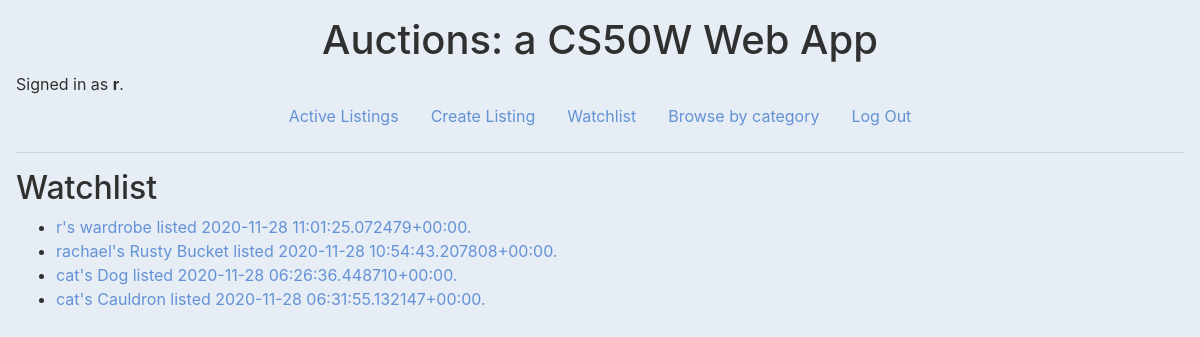
Page /watchlist (signed in) on the earlier database version.
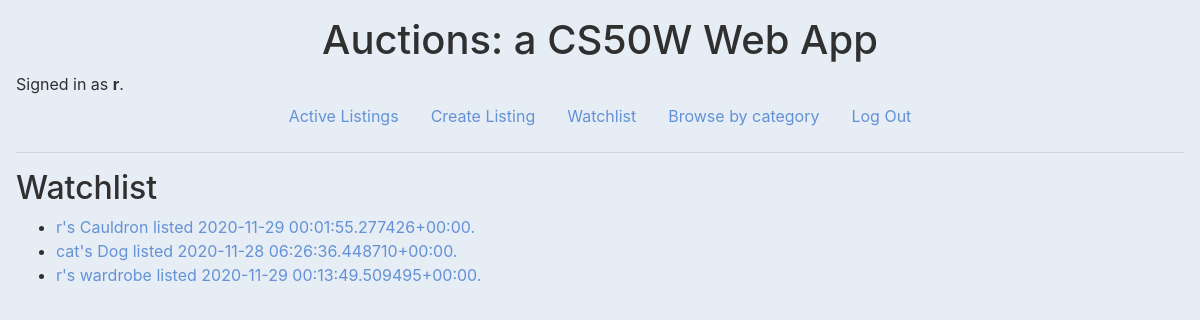
Same page on the later database version.
### auctions/models.py (models this page shows, shortened)
class Watchlist(models.Model):
    currentUser = models.ForeignKey(User, on_delete=models.CASCADE, related_name="current_user")
    itemWatch = models.ForeignKey(Listing, on_delete=models.CASCADE, related_name="watch_item")

class Listing(models.Model):
    name = models.CharField(max_length=150, default="Item name")
    owner = models.ForeignKey(User, on_delete=models.CASCADE, related_name="owner_id", null=True, blank=True)
    description = models.TextField(blank=True)
    startBid = models.IntegerField(default=0)
    imgSrc = models.URLField(blank=True)
    Q = 'Q'
    F = 'F'
    T = 'T'
    E = 'E'
    H = 'H'
    O = 'O'
    CATEGORY_CHOICES = [
        (Q, 'Quick sell'),
        (F, 'Fashion'),
        (T, 'Toys'),
        (E, 'Electronics'),
        (H, 'Home'),
        (O, 'Other')
    ]
    category = models.CharField(max_length=11, choices=CATEGORY_CHOICES)
    datePosted = models.DateTimeField(auto_now=True)
    isOpen = models.BooleanField(default=True)
    def __str__(self):
        return f"{self.owner}'s {self.name} listed {self.datePosted}."

class User(AbstractUser):
    pass

### auctions/views.py (the view)
# urls.py: path("watchlist", views.watchlist, name="watchlist"),
@login_required
def watchlist(request):
    id_user = request.user
    listings = Listing.objects.filter(isOpen = True).order_by('-id')
    user_watchlist = Watchlist.objects.filter(currentUser=id_user).order_by('-id')
    return render(request, "auctions/watchlist.html", {
        "watchlist": user_watchlist,
        "listing":listings,
    })

### auctions/templates/auctions/watchlist.html
{% extends "auctions/layout.html" %}
{% block body %}
    <h2 class="display">Watchlist</h2>
    {% if watchlist %}
<ul class="watchlist-list">
    {% for row in watchlist %}
    <li><a href="{% url 'listing' row.itemWatch.id %}">{{ row.itemWatch }}</a></li>
    {% endfor %}
</ul>
    {% endif %}
{% endblock %}

Differences in the rows shown:
removed Watchlist: itemWatch "r's wardrobe listed 2020-11-28 11:01:25.072479+00:00."
removed Watchlist: itemWatch "rachael's Rusty Bucket listed 2020-11-28 10:54:43.207808+00:00."
removed Watchlist: itemWatch "cat's Cauldron listed 2020-11-28 06:31:55.132147+00:00."
added Watchlist: itemWatch "r's Cauldron listed 2020-11-29 00:01:55.277426+00:00."
added Watchlist: itemWatch "r's wardrobe listed 2020-11-29 00:13:49.509495+00:00."
